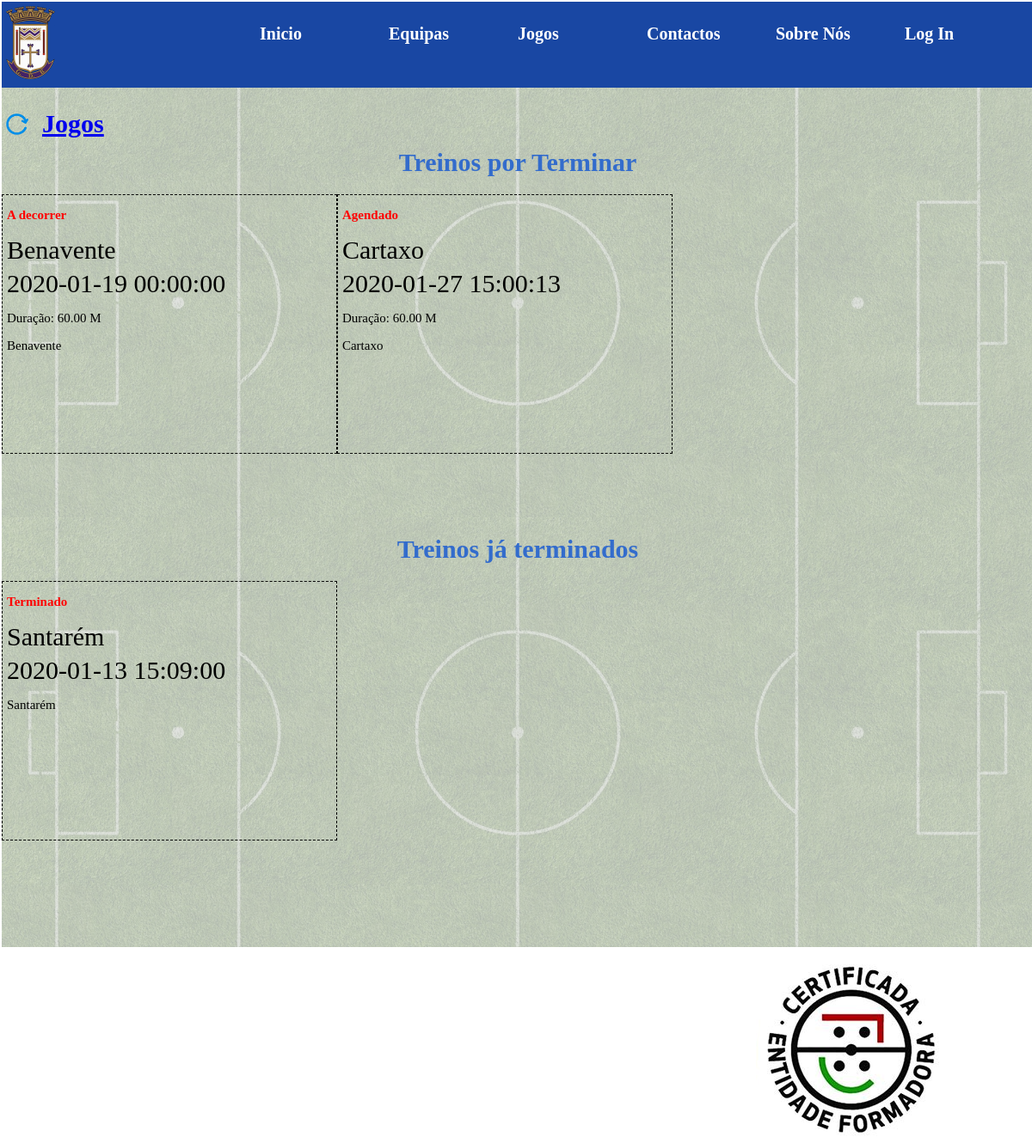
Screenshot of /php/index.php?page=10 with the database file from the repository.
### tables this page shows
CREATE TABLE `Treino` (
  `id_treino` int(5) NOT NULL,
  `local` varchar(254) DEFAULT NULL,
  `terminado` bit(1) NOT NULL DEFAULT b'0',
  `data` datetime DEFAULT curdate(),
  `id_equipa` int(5) NOT NULL,
  `duracao` decimal(5,2) DEFAULT 60.00
);

CREATE TABLE `Equipa` (
  `id_equipa` int(5) NOT NULL,
  `total_jogos` int(5) NOT NULL DEFAULT 0,
  `total_treinos` int(5) DEFAULT 0,
  `n_golos_marcados` int(5) NOT NULL DEFAULT 0,
  `n_golos_sofridos` int(5) NOT NULL DEFAULT 0,
  `n_vitorias` int(5) NOT NULL DEFAULT 0,
  `n_empates` int(5) NOT NULL DEFAULT 0,
  `n_derrotas` int(5) NOT NULL DEFAULT 0,
  `n_cartoes_amarelos` int(5) NOT NULL DEFAULT 0,
  `n_cartoes_vermelhos` int(5) NOT NULL DEFAULT 0,
  `nome` varchar(254) DEFAULT NULL
);

### php/treinos.php (the view, shortened to what this page needs)
<div id="imgback">
  <div id="imgbackcor">
    <div style="width: 100%;height:50px;">
      <div id="titlejogos">
          <h2 class="titulos"><a href="../php/index.php?page=10"><img src="../images/refresh.png" style="width:35px;height:35px;"></a><a href="?page=4" style="margin-left: 20px;">Jogos</a></h2>
      </div>
    </div>
    <h1 class="titulos">Treinos por Terminar</h1>
    <div class="jpt">
      <?php
        include_once '../php/bdcon.php';
        $qryjpt="select t.data, t.local, t.duracao, e.nome, t.id_treino,t.id_equipa, case when t.data <= CURDATE() then 'A decorrer' else 'Agendado' end as 'estado' from Treino t left join Equipa e on t.id_equipa=e.id_equipa where t.terminado=0 order by t.data asc";
        $vjpt = mysqli_query($liga, $qryjpt);
        if(mysqli_num_rows($vjpt)>0){
          while($rowsjpt=mysqli_fetch_assoc($vjpt)){
            ?>
            <div class="ejogadores">
                <p class="estado"><?php echo $rowsjpt['estado']; ?></p>
                <p class="nomej"><?php echo $rowsjpt['nome']; ?></p>
                <p class="nomej"> <?php echo $rowsjpt['data']; ?></p>
                <p class="infoj">Duração: <?php echo $rowsjpt['duracao']; ?> M</p>
                <p class="infoj"><?php echo $rowsjpt['local']; ?></p>
            </div>
            <?php
          }
        }else {
          ?> <p style="font-weight:bold; font-size: 25px; color: black;">Sem Treinos Agendados...</p> <?php
        }
       ?>
  </div>
</div>
<div id="imgback">
  <div id="imgbackcor">
   <h1 class="titulos">Treinos já terminados</h1>
   <div class="jt">
     <?php
       $qryjt="select t.data, t.local, t.duracao, e.nome from Treino t left join Equipa e on t.id_equipa=e.id_equipa where t.terminado=1 order by t.data desc";
       $vjt = mysqli_query($liga, $qryjt);
       if (mysqli_num_rows($vjt)>0){
         while($rowsjt=mysqli_fetch_assoc($vjt)){
           ?>
           <div class="ejogadores">
              <p class="estado">Terminado</p>
               <p class="nomej"><?php echo $rowsjt['nome']; ?></p>
               <p class="nomej"><?php echo $rowsjt['data']; ?></p>
               <p class="infoj"><?php echo $rowsjt['local']; ?></p>
           </div>
           <?php
         }
       }else {
         ?> <p style="font-weight:bold; font-size: 25px; color: black;">Sem Treinos Terminados...</p> <?php
       }
      ?>
  </div>
</div>

### css/styles.css (style rules this page uses)
* { top: 0; left: 0; }
body { margin-left: 2px; width: 100%; margin-top: 2px; }
#certificacao { margin-top: 20px; margin-right: 100px; float: right; }
#imgback { width: 100%; height: 500px; float: left; background-image: url('../images/ffield.jpg'); background-position: center; background-size: cover; }
#imgbackcor { background-color: rgb(220,220,220,.8); width: 100%; height: 100%; overflow:scroll; overflow-x: hidden; }
.ejogadores { float: left; width: 32.33%; height: 300px; border-style: dashed; border-width: 1px; border-color: black; }
.nomej { color: black; text-align: left; margin-top: 0; margin-bottom: 5px; font-size: 30px; margin-left: 5px; }
.infoj { color: black; text-align: left; font-size: 15px; margin-left: 5px; }
.estado { color: red; font-weight: bold; text-align: left; font-size: 15px; margin-left: 5px; }
.titulos { font-size: 30px; color: rgb(51,108,204); text-align: center; }
#titlejogos { height: 50px; width: 47.5%; float: left; }
#titlejogos a { height: 100%; float: left; width: 5%; }
#titlejogos h2 { height: 100%; width: 95%; text-align: center; float: left; }

### css/login.css (style rules this page uses)
* { top: 0; left: 0; }
body { margin-left: 2px; margin-top: 2px; width: 100%; }

### rows the page displays
treino: estado "A decorrer", id_equipa.nome "Benavente", data "2020-01-19 00:00:00", duracao "60.00", local "Benavente"
treino: estado "Agendado", id_equipa.nome "Cartaxo", data "2020-01-27 15:00:13", duracao "60.00", local "Cartaxo"
treino: id_equipa.nome "Santarém", data "2020-01-13 15:09:00", local "Santarém"
